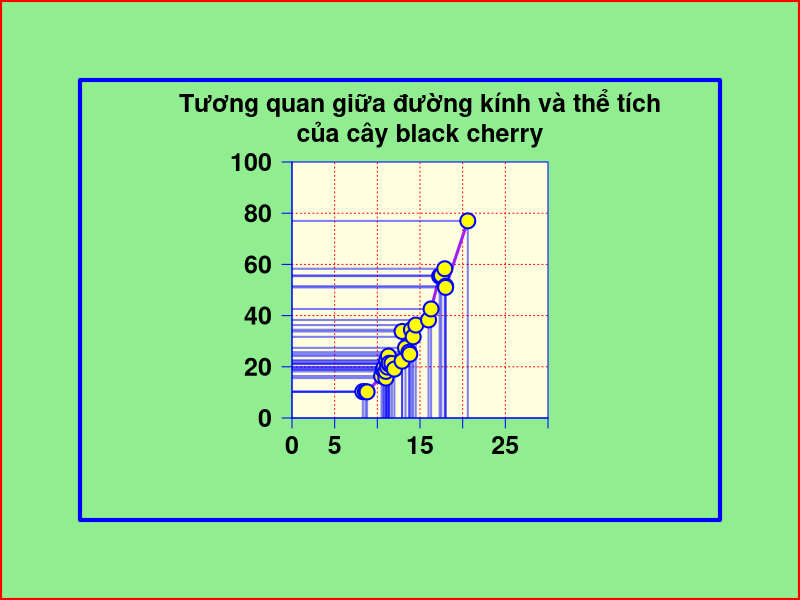

Write R code to recreate this figure.
trees -> df
names(df) <- c("duong_kinh", "chieu_cao", "the_tich")
df

# windows(width = 8, height = 8, rescale = "fixed")

oldpar <- par(no.readonly = TRUE)


par(oma = c(4, 4, 4, 4))
par(pty = "s")

par(bg = "lightgreen")
# par(fg = "red")
par(ann = FALSE)

plot(x = df$duong_kinh,
     y = df$the_tich,
     type = "n",
     # QUY ĐỊNH ANNOTATION
     ann = FALSE,
     xlab = "aaa",
     ylab = "bbb",
     xlim = c(0, 30),
     ylim = c(0, 100),
     xaxs = "i",
     yaxs = "i",
     main = "tree",
     col.lab = "#FF000000",
     # QUY ĐỊNH FORMAT AXIS
     axes = FALSE,
     xaxt = "s",
     yaxt = "s",
     bty = "n"
     # fg = "blue"
     )

rect(xleft = par("usr")[1],
     xright = par("usr")[2],
     ybottom = par("usr")[3],
     ytop = par("usr")[4],
     col = "lightyellow",
     border = NA,
     lwd = 0)

grid(col = "red", lwd = 1, nx = 6, ny = 5)

# axTicks(side = 1) -> truc_x
# axTicks(side = 2) -> truc_y
# 
# abline(h = seq(from = truc_y[2],
#                to = truc_y[5],
#                by = 20),
# 
#        v = seq(from = truc_x[2],
#                to = truc_x[6],
#                by = 5),
# 
#        col = "blue",
#        lwd = 1,
#        lty = "dotted")

par(new = TRUE)

par(cex.axis = 1.5)
par(font.axis = 2)
par(col.axis = "black")
par(cex.lab = 1.5)
par(col.lab = "black")
par(fg = "blue")

plot(x = df$duong_kinh,
     y = df$the_tich,
     type = "l",
     col = "purple",
     xlim = c(0, 30),
     ylim = c(0, 100),
     las = 1,
     xaxs = "i",
     yaxs = "i",
     xlab = "Đường kính (inch)",
     ylab = expression("Thể tích"~"("*ft^3*")"),
     lwd = 3,
     lty = 1
)

par(lheight = 1)

title(main = "Tương quan giữa đường kính và thể tích\ncủa cây black cherry",
      cex.main = 1.5,
      col.main = "black",
      line = 1)

points(x = df$duong_kinh,
       y = df$the_tich,
       type = "h",
       col = adjustcolor("blue", alpha.f = 0.5),
       bg = "yellow",
       pch = 21,
       cex = 2,
       lwd = 2)

segments(x0 = 0,
         y0 = df$the_tich,
         x1 = df$duong_kinh,
         y1 = df$the_tich,
         col = adjustcolor("blue", alpha.f = 0.5),
         cex = 2,
         lwd = 2)

points(x = df$duong_kinh,
       y = df$the_tich,
       type = "p",
       col = "blue",
       bg = "yellow",
       pch = 21,
       cex = 2,
       lwd = 2)



# box(which = "plot", lty = 1, col = "blue", lwd = 1)
box(which = "figure", lty = 1, col = "blue", lwd = 4)

box(which = "outer", lty = 1, col = "red", lwd = 4)

# abline(h = 30, col = "purple", lwd = 5, xpd = FALSE)
# 
# abline(h = 50, col = "purple", lwd = 5, xpd = TRUE)
# 
# abline(h = 70, col = "purple", lwd = 5, xpd = NA)

par(oldpar)














